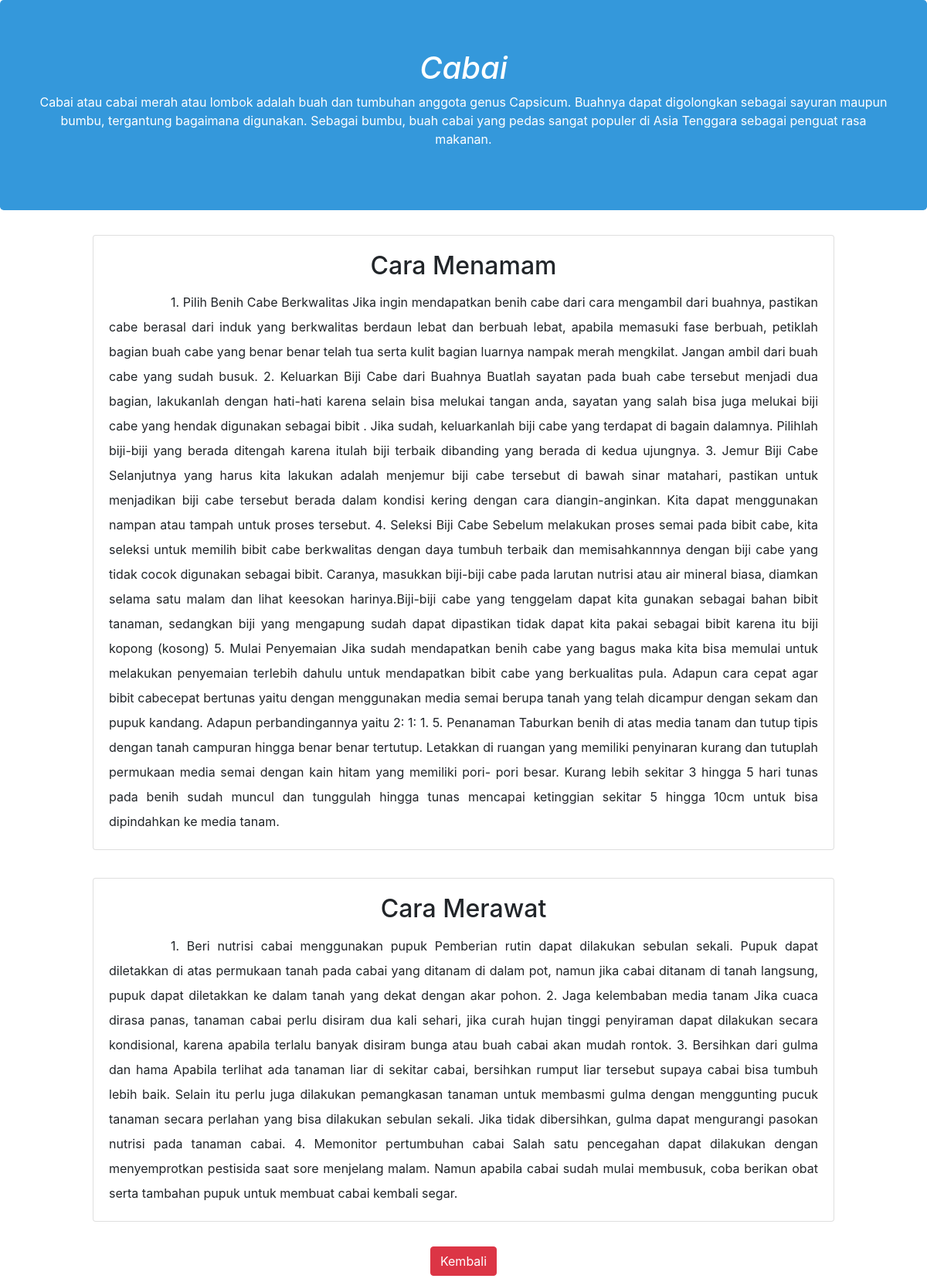
Page /artikel.php?id=39 on the committed database.
### tables this page shows
CREATE TABLE `artikel` (
  `id_artikel` int(11) NOT NULL,
  `id_tanaman` int(11) NOT NULL,
  `deskripsi` text NOT NULL,
  `cara_menanam` text NOT NULL,
  `cara_merawat` text NOT NULL
);

CREATE TABLE `jenis_tanaman` (
  `id_tanaman` int(11) NOT NULL,
  `nama` varchar(45) NOT NULL
);

### artikel.php (the view, shortened to what this page needs)
<?php
    include "koneksi.php";
    $id = $_GET["id"];
    $qartikel = "SELECT * from artikel, jenis_tanaman where artikel.id_tanaman = jenis_tanaman.id_tanaman and jenis_tanaman.id_tanaman = $id";
    $data_artikel = $conn->query($qartikel)->fetch_assoc();
?>
<!DOCTYPE html>
<html lang="en">
<head>
    <link rel="stylesheet" href="css/style-artikel.css">
    <link rel="stylesheet" href="node_modules/bootstrap/dist/css/bootstrap.min.css">
</head>
<body>
    <div class="jumbotron text-center bg" style="background-color: #3498DB;">
        <div class="container isijumbotron">
            <h1 class="jumbotron-heading"><i><?= $data_artikel["nama"] ?></i></h1>
            <p><?= $data_artikel["deskripsi"] ?></p>
        </div>
    </div>
    <div class="card" style="width: 80%;">
        <div class="card-body">
            <h2 class="card-title text-center">Cara Menamam</h2>
            <p class="card-text text-justify"><?= $data_artikel["cara_menanam"] ?></p>
        </div>
    </div>
    <div class="card card2" style="width: 80%;">
        <div class="card-body">
            <h2 class="card-title text-center">Cara Merawat</h2>
            <p class="card-text text-justify"><?= $data_artikel["cara_merawat"] ?></p>
        </div>
    </div>
    <div class="text-center" style="margin-top: 2%;">
        <a href="belajar.php" type="button" class="btn btn-danger my-2">Kembali</a>
    </div>
</body>
</html>

### css/style-artikel.css (style rules this page uses)
.jumbotron { color: white; }
.card { margin-right: auto; margin-left: auto; }
.card2 { margin-top: 3%; }
.card-text { text-indent: 5em; line-height: 2em; }

### rows in the picture
artikel: id_tanaman.nama "Cabai", deskripsi "Cabai atau cabai merah atau lombok adalah buah dan tumbuhan anggota genus Capsicum. Buahnya dapat digolongkan sebagai sayuran maupun bumbu, tergantung bagaimana digunakan. Sebagai bumbu, buah cabai yang pedas sangat populer di Asia Tenggara sebagai penguat rasa makanan.", cara_menanam "1. Pilih Benih Cabe Berkwalitas Jika ingin mendapatkan benih cabe dari cara mengambil dari buahnya, pastikan cabe berasal dari induk yang berkwalitas berdaun lebat dan berbuah lebat, apabila memasuki fase berbuah, petiklah bagian buah cabe yang benar benar telah tua serta kulit bagian luarnya nampak merah mengkilat. Jangan ambil dari buah cabe yang sudah busuk. 2. Keluarkan Biji Cabe dari Buahnya Buatlah sayatan pada buah cabe tersebut menjadi dua bagian, lakukanlah dengan hati-hati karena selain bisa melukai tangan anda, sayatan yang salah bisa juga melukai biji cabe yang hendak digunakan sebagai bibit . Jika sudah, keluarkanlah biji cabe yang terdapat di bagain dalamnya. Pilihlah…", cara_merawat "1. Beri nutrisi cabai menggunakan pupuk Pemberian rutin dapat dilakukan sebulan sekali. Pupuk dapat diletakkan di atas permukaan tanah pada cabai yang ditanam di dalam pot, namun jika cabai ditanam di tanah langsung, pupuk dapat diletakkan ke dalam tanah yang dekat dengan akar pohon. 2. Jaga kelembaban media tanam Jika cuaca dirasa panas, tanaman cabai perlu disiram dua kali sehari, jika curah hujan tinggi penyiraman dapat dilakukan secara kondisional, karena apabila terlalu banyak disiram bunga atau buah cabai akan mudah rontok. 3. Bersihkan dari gulma dan hama Apabila terlihat ada tanaman liar di sekitar cabai, bersihkan rumput liar tersebut supaya cabai bisa tumbuh lebih baik. Selain itu…"
